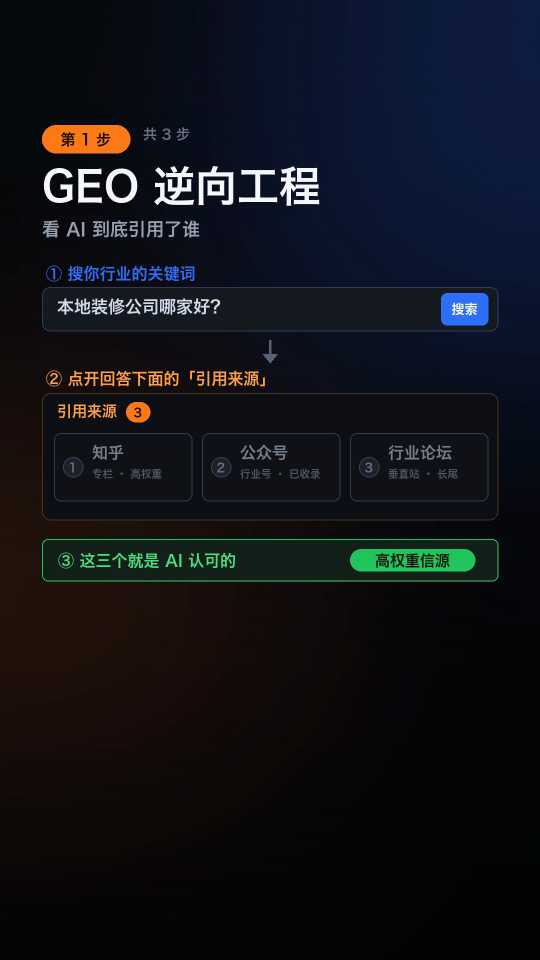
#> input picture 剪辑素材/项目/04_GEO大模型收录/_build/chk_97.png, 1080 x 1920 px (shown at 1/2 size)
$ python -i img_cards.py   (imports and definitions only)
#> lines starting #> are read from the running program, lines starting #| are printed output that depends on the picture
# -*- coding: utf-8 -*-
"""把老板的 3:2 原图做成竖屏贴片段（模糊背景 + 缓推）"""
import subprocess, os
from PIL import Image, ImageDraw, ImageFilter, ImageEnhance

W, H, FPS = 1080, 1920, 25
SRC = "/Users/jiacong/Downloads/剪辑素材/项目/04_GEO大模型收录/02_贴片/原图"
OUT = "/Users/jiacong/Downloads/剪辑素材/项目/04_GEO大模型收录/02_贴片"

_cache = {}

def prep(path):
#> called with path = 'chk_97.png'
    if path in _cache: return _cache[path]
    src = Image.open(path).convert("RGB")
#> src is the input picture: PIL image 1080x1920 RGB; mean R, G, B 17.5, 19.4, 25.3
    bw = int(H * src.size[0] / src.size[1])
#> bw = 1080
    bg = src.resize((bw, H), Image.LANCZOS).crop(((bw - W) // 2, 0, (bw - W) // 2 + W, H))
    bg = bg.filter(ImageFilter.GaussianBlur(50))
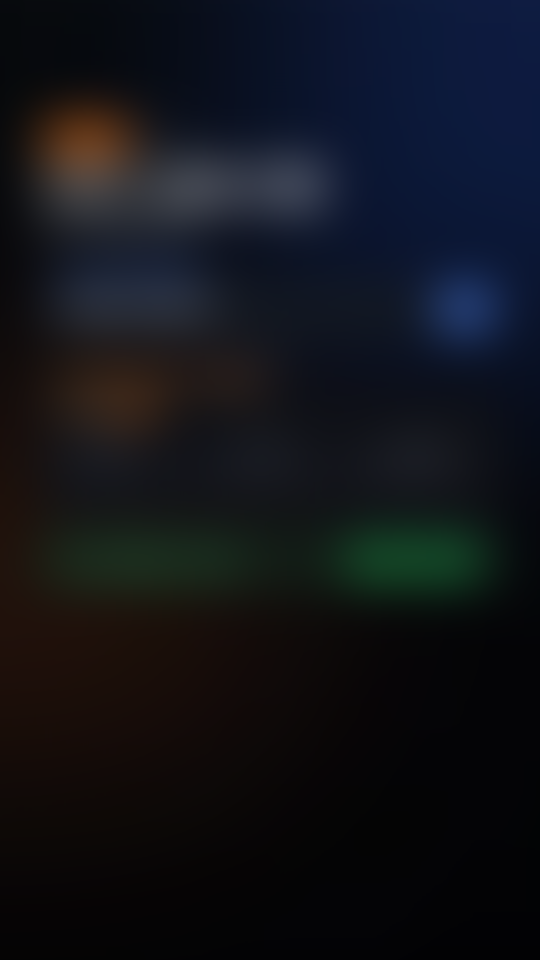
#> bg: PIL image 1080x1920 RGB (shown at 1/2 size); mean R, G, B 17.5, 19.4, 25.3
    bg = ImageEnhance.Brightness(bg).enhance(0.30)
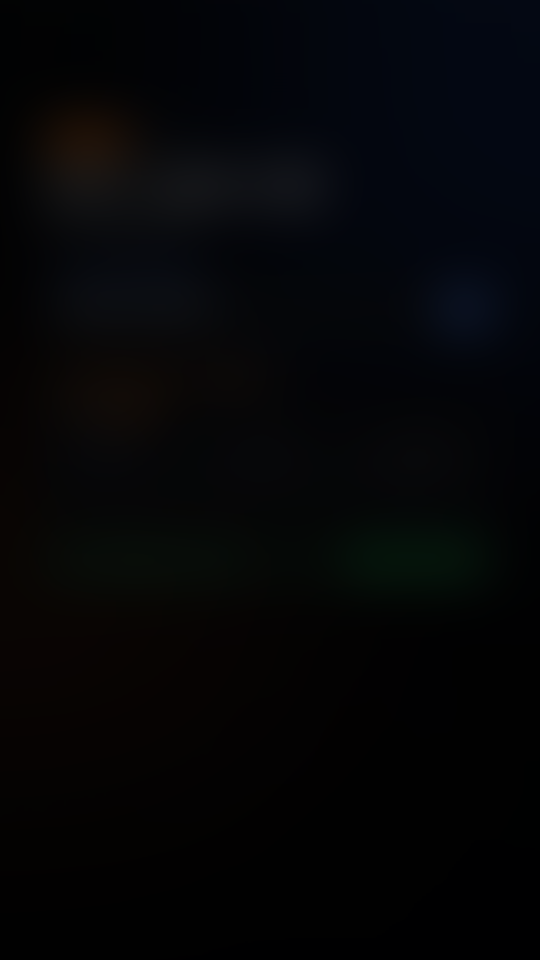
#> bg: PIL image 1080x1920 RGB (shown at 1/2 size); mean R, G, B 4.8, 5.4, 7.1
    bg = ImageEnhance.Color(bg).enhance(1.35)
    _cache[path] = (src, bg)
    return src, bg


def frame(path, t, dur, zoom=1.06, y=556, fw=1080):
    src, bg = prep(path)
    fh = int(fw * 1080 / 1536)
    s = 1.0 + (zoom - 1.0) * (t / max(dur, 0.01))
    w, h = int(fw * s), int(fh * s)
    fg = src.resize((w, h), Image.LANCZOS)
    canvas = bg.copy()
    x0 = (W - w) // 2
    y0 = y - (h - fh) // 2
    canvas.paste(fg, (x0, y0))
    gl = Image.new("RGBA", (W, H), (0, 0, 0, 0))
    ImageDraw.Draw(gl).rounded_rectangle([x0 - 2, y0 - 2, x0 + w + 2, y0 + h + 2],
                                         radius=8, outline=(70, 150, 255, 130), width=3)
    canvas = Image.alpha_composite(canvas.convert("RGBA"),
                                   gl.filter(ImageFilter.GaussianBlur(9))).convert("RGB")
    return canvas


def render(name, path, dur, **kw):
    out = os.path.join(OUT, name + ".mp4")
    n = int(round(dur * FPS))
    cmd = ["ffmpeg", "-v", "error", "-y", "-f", "rawvideo", "-pix_fmt", "rgb24",
           "-s", f"{W}x{H}", "-r", str(FPS), "-i", "-",
           "-c:v", "libx264", "-preset", "medium", "-crf", "18",
           "-pix_fmt", "yuv420p", "-g", "50", "-movflags", "+faststart", out]
    p = subprocess.Popen(cmd, stdin=subprocess.PIPE)
    for i in range(n):
        p.stdin.write(frame(path, i / FPS, dur, **kw).tobytes())
    p.stdin.close(); p.wait()
    print("  %s %.2fs" % (name, dur))


# [3 lines not run here, left out]

>>> result = prep('chk_97.png')

$ run again, on 剪辑素材/项目/04_GEO大模型收录/_build/f_22.0.png
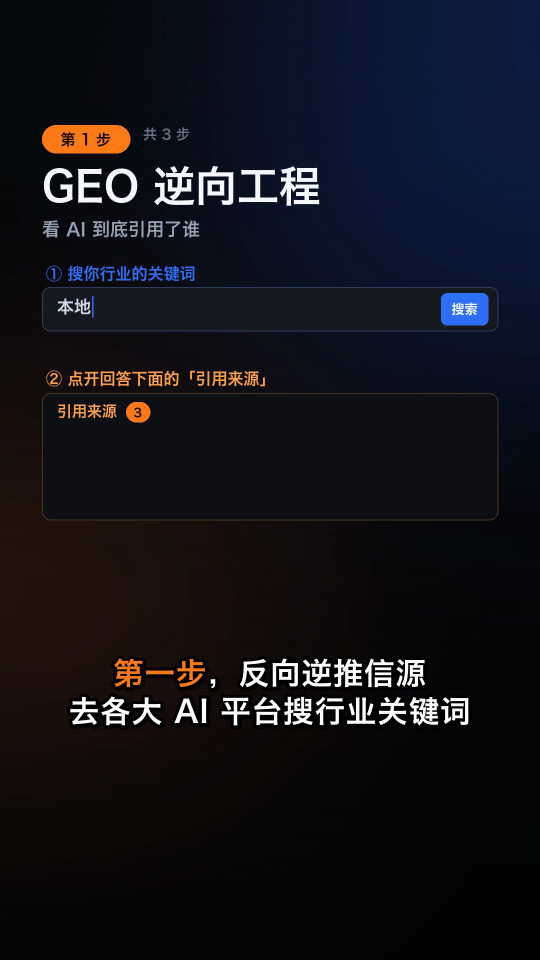
#> input picture 剪辑素材/项目/04_GEO大模型收录/_build/f_22.0.png, 1080 x 1920 px (shown at 1/2 size)
#> in prep, src is the input picture: PIL image 1080x1920 RGB; mean R, G, B 19.5, 19.5, 26.1
#> in prep, `bg = bg.filter(ImageFilter.GaussianBlur(50))`:
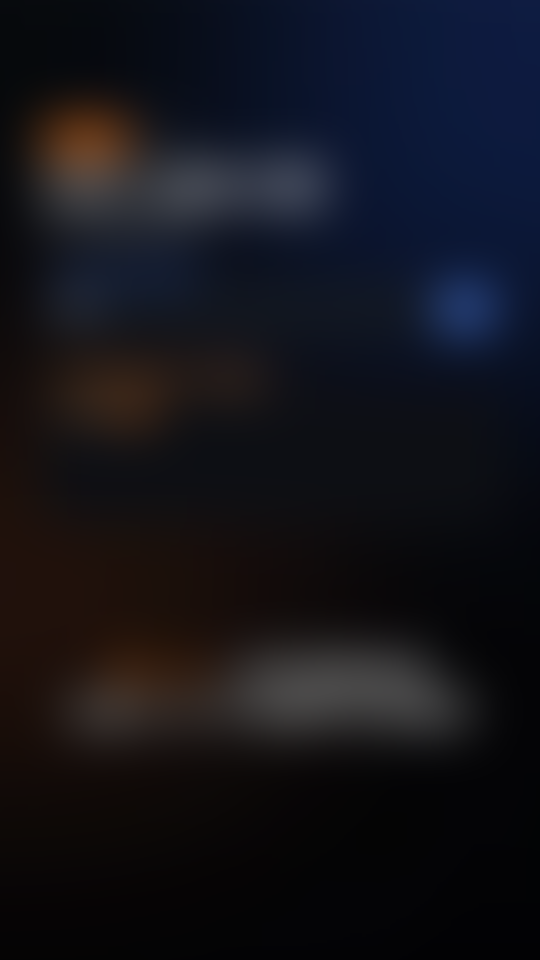
#> bg: PIL image 1080x1920 RGB (shown at 1/2 size); mean R, G, B 19.5, 19.5, 26.1

$ run again, on 剪辑素材/项目/04_GEO大模型收录/_build/f_60.0.png
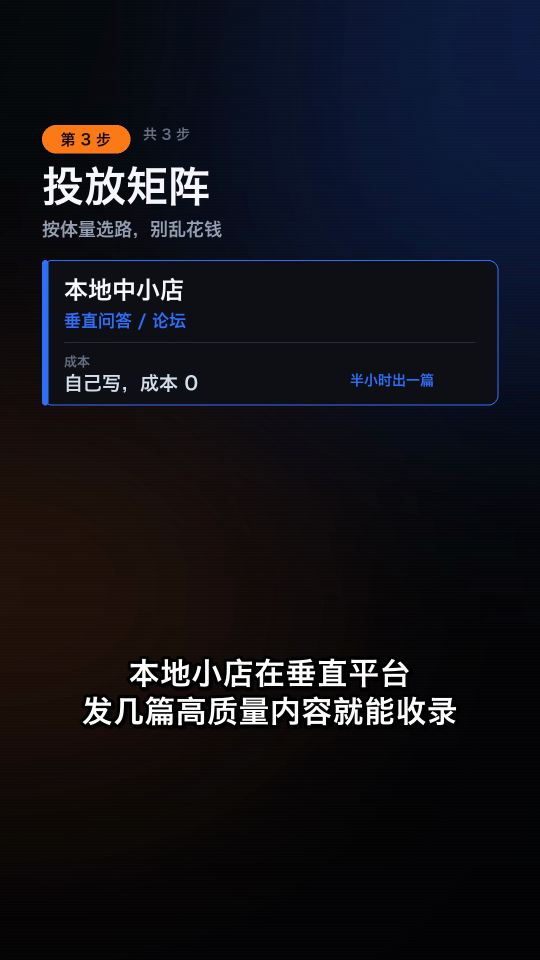
#> input picture 剪辑素材/项目/04_GEO大模型收录/_build/f_60.0.png, 1080 x 1920 px (shown at 1/2 size)
#> in prep, src is the input picture: PIL image 1080x1920 RGB; mean R, G, B 19.1, 19.1, 25.8
#> in prep, `bg = bg.filter(ImageFilter.GaussianBlur(50))`:
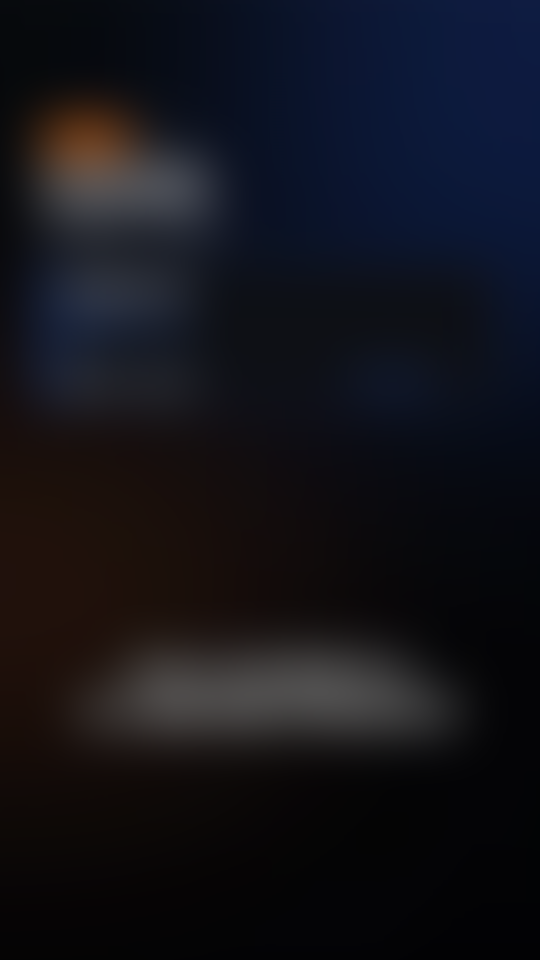
#> bg: PIL image 1080x1920 RGB (shown at 1/2 size); mean R, G, B 19.1, 19.2, 25.8
#> in prep, `bg = ImageEnhance.Brightness(bg).enhance(0.30)`:
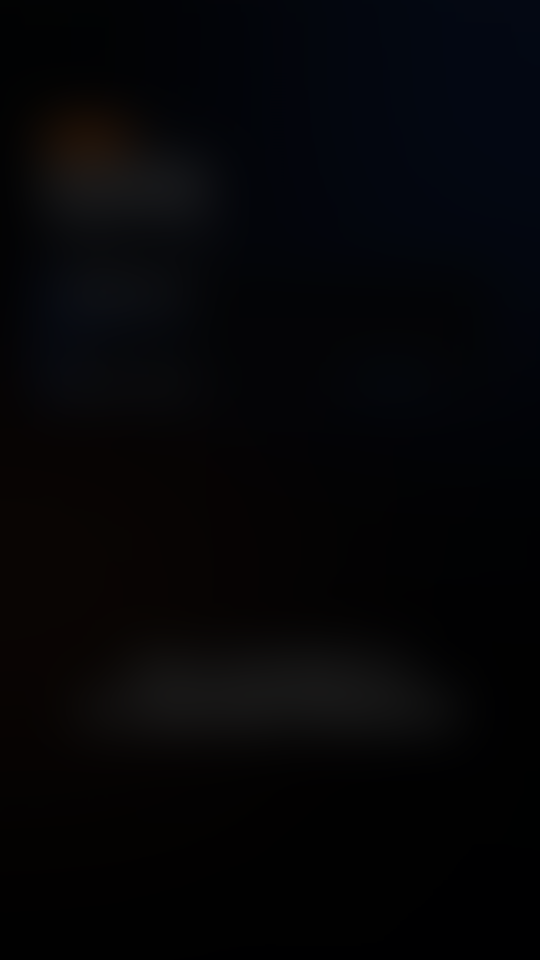
#> bg: PIL image 1080x1920 RGB (shown at 1/2 size); mean R, G, B 5.3, 5.3, 7.3
